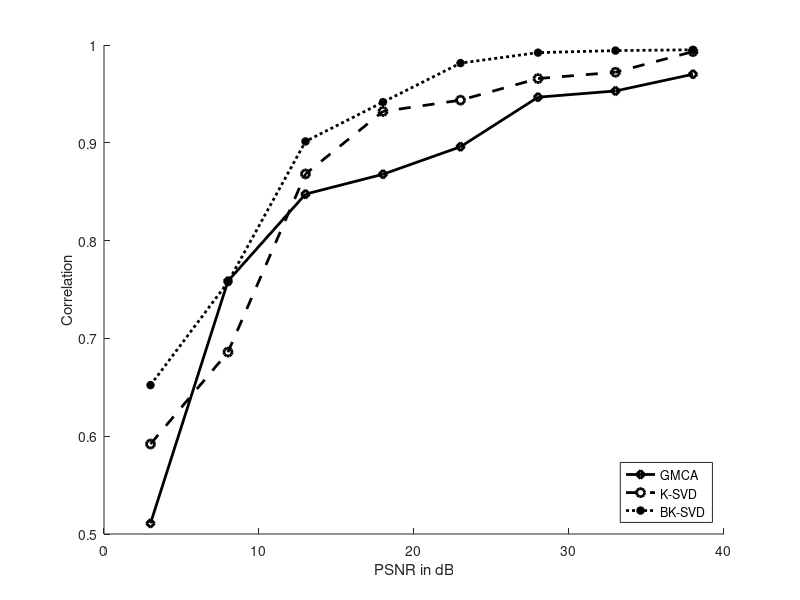
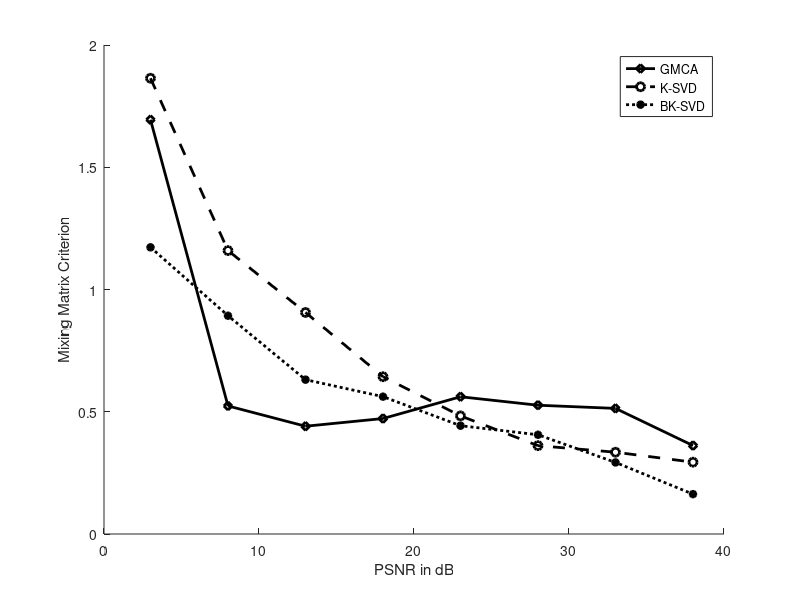

Write MATLAB code to recreate these figures, in order.
close all ; clear all; clc;
% ---------------------------- %
cri_all_gmca = load('cri_gmca.mat');
cri_all_ksvd = load('cri_ksvd.mat');
cri_all_bksvd = load('cri_bksvd.mat');

% ---------------------------- %
psnr_all_gmca = load('psnr_gmca.mat');
psnr_all_ksvd = load('psnr_ksvd.mat');
psnr_all_bksvd = load('psnr_bksvd.mat');


% ---------------------------- %
R_all_gmca = load('R_gmca.mat');
R_all_ksvd = load('R_ksvd.mat');
R_all_bksvd = load('R_bksvd.mat');

% ---------------------------- %
list_PSNR = [3:5:40];
figure;
hold on
plot(list_PSNR,R_all_gmca.R_all,'-kd','LineWidth',2); % Solid line (default)
plot(list_PSNR,R_all_ksvd.R_all,'--ko','LineWidth',2); % Dashed line
plot(list_PSNR,R_all_bksvd.R_all,':k*','LineWidth',2); % Dotted line
hold off
xlabel('PSNR in dB') 
ylabel('Correlation') 
legend('GMCA','K-SVD','BK-SVD','Location','southeast')
% --------------------------- %
figure;
hold on;
plot(list_PSNR,cri_all_gmca.cri_all,'-kd','LineWidth',2);
plot(list_PSNR,cri_all_ksvd.cri_all,'--ko','LineWidth',2);
plot(list_PSNR,cri_all_bksvd.cri_all,':k*','LineWidth',2);
hold off;
xlabel('PSNR in dB') 
ylabel('Mixing Matrix Criterion')
legend('GMCA','K-SVD','BK-SVD','Location','northeast')
% --------------------------- %
% figure;
% hold on;
% plot(list_PSNR,psnr_all_gmca.psnr_all,'-kd','LineWidth',2);
% plot(list_PSNR,psnr_all_ksvd.psnr_all,'--ko','LineWidth',2);
% plot(list_PSNR,psnr_all_bksvd.psnr_all,':k*','LineWidth',2);
% hold off;
% xlabel('PSNR in dB') 
% ylabel('Sinal to Noise Ratio Recoved')
% legend('GMCA','K-SVD','BK-SVD','Location','southeast')
% % --------------------------- %
